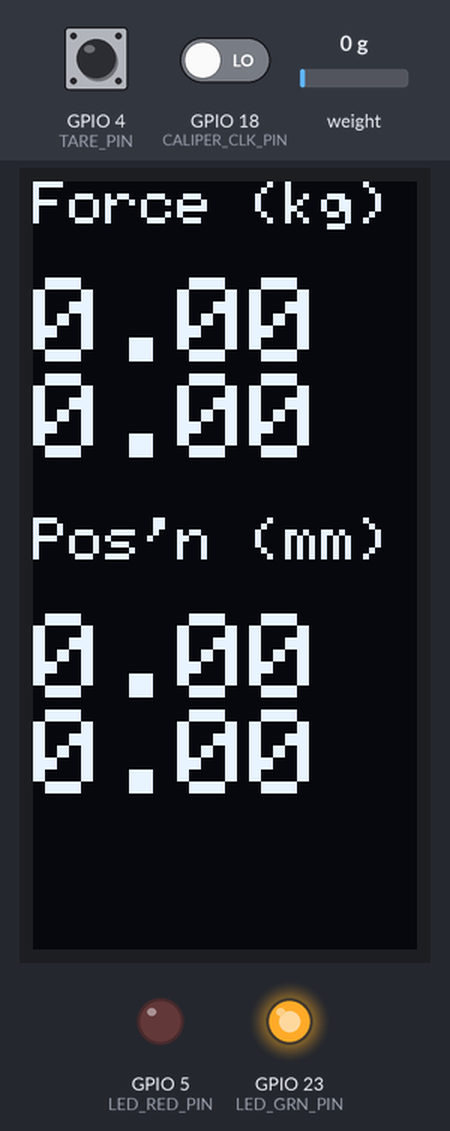
Bench run of a program on a simulated ESP32. On the bench: 64×128 one-colour display, output pins drawn as LEDs (lit = HIGH). The inputs (shaded band) are chosen by the test bench; at power-on: weight on the scale 0 g, GPIO 4 (TARE_PIN) HIGH, GPIO 18 (CALIPER_CLK_PIN) LOW. Nothing arrives over Bluetooth unless stated; a phone connects over Bluetooth LE 3 s after start; what the program prints to the serial monitor is not drawn.

Above: at 2.2 s.
2.3 s: weight on the scale set to 100 g
At 3.6 s:
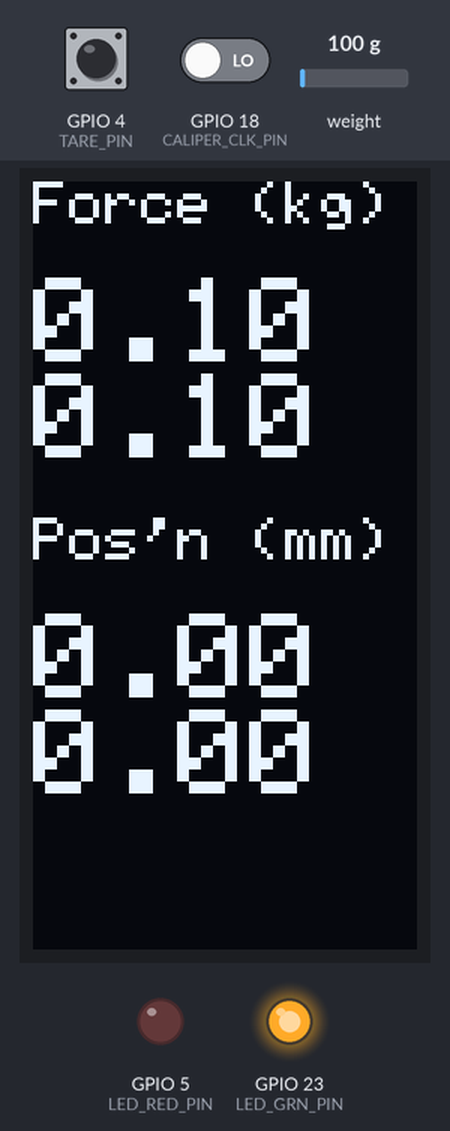
3.9 s: weight on the scale set to 1250 g
At 5.1 s:
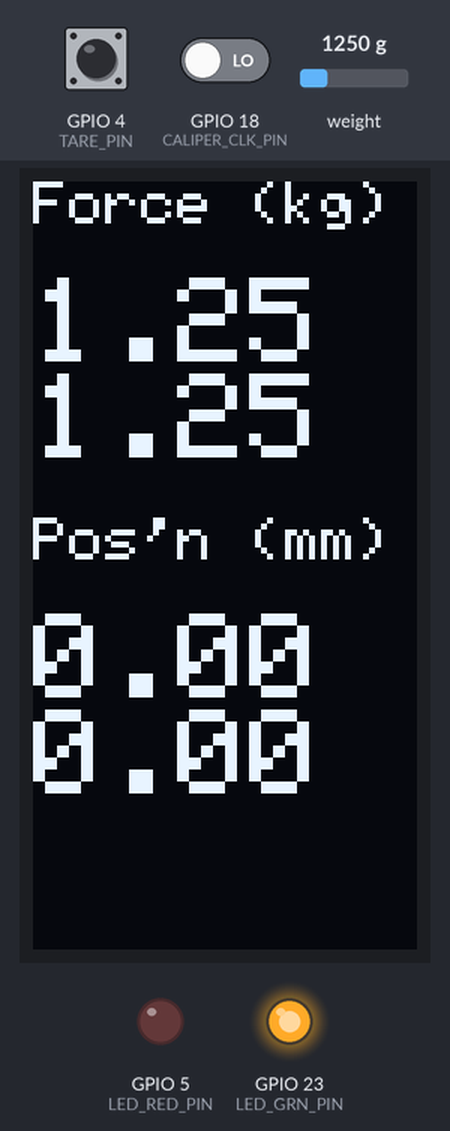
5.5 s: weight on the scale set to 2500 g
At 6.3 s:
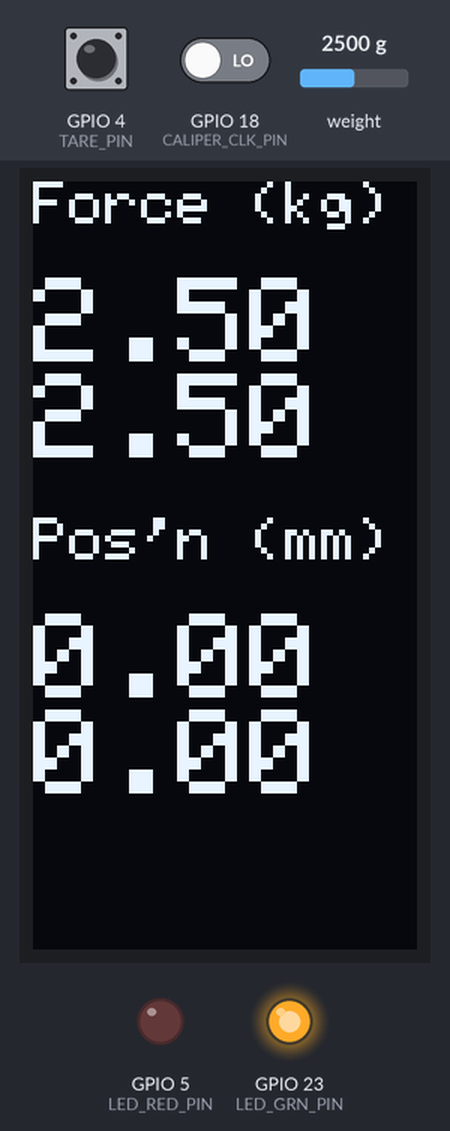
Timing chart, 0 to 8.5 s (numbered marks = the images above; inputs shaded):
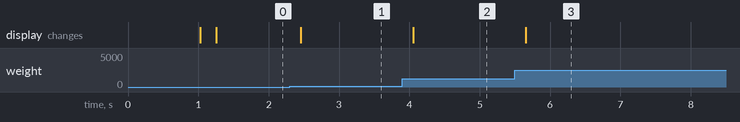

The program:

main.cpp
```cpp
#include <Adafruit_GFX.h>
#include <Adafruit_SSD1306.h>
#include <HX711.h>
#include <BLEDevice.h>
#include <BLEServer.h>
#include <BLEUtils.h>
#include <BLE2902.h>
#include <Wire.h>

// HX711 circuit wiring
const int LOADCELL_DOUT_PIN = 17;
const int LOADCELL_SCK_PIN = 16;

// Caliper wiring
const int CALIPER_CLK_PIN = 18;
const int CALIPER_DATA_PIN = 19;

HX711 scale;

// Variables to accumulate the bits
volatile uint32_t word1_temp = 0;
volatile uint8_t bit_count = 0;
volatile unsigned long last_bit_time = 0;

// Variables to store the full words for processing
volatile uint32_t word1 = 0;
volatile bool data_ready = false;

// Current caliper value
float scale_val = 0;
float scale_val_max = -1000;
float caliper_val = 0;
float caliper_val_max = -1000;

const float CALIPER_FACTOR = 57300 / 0.546;

hw_timer_t *my_timer = NULL;
volatile bool read_value = false;
const uint64_t step_us = 100000;
uint64_t cur_us = 0;

#define SCREEN_WIDTH 128 // OLED display width, in pixels
#define SCREEN_HEIGHT 64 // OLED display height, in pixels

// Declaration for an SSD1306 display connected to I2C (SDA, SCL pins)
#define OLED_RESET -1 // Reset pin # (or -1 if sharing Arduino reset pin)
#define SCREEN_ADDRESS 0x3C ///< See datasheet for Address; 0x3D for 128x64, 0x3C for 128x32
Adafruit_SSD1306 display(SCREEN_WIDTH, SCREEN_HEIGHT, &Wire, OLED_RESET);

// LED wiring
const int LED_GRN_PIN = 23;
const int LED_RED_PIN = 5;

// Scale tare
const int TARE_PIN = 4;
volatile bool tare_needed = false;

// BLE Server, Service, and Characteristic
BLEServer *pServer = NULL;
BLEService *pService = NULL;
BLECharacteristic *pCharacteristic = NULL;

// UUIDs for BLE service and characteristic
#define SERVICE_UUID "6e400001-b5a3-f393-e0a9-e50e24dcca9e"
#define CHARACTERISTIC_UUID "6e400002-b5a3-f393-e0a9-e50e24dcca9e"

void IRAM_ATTR onTimer() {
  cur_us += step_us;
  read_value = true;
}

// Interrupt service routine to read CALIPER_DATA_PIN
void IRAM_ATTR readCaliperData() {
  unsigned long current_time = millis();
  if (digitalRead(CALIPER_CLK_PIN)) return;
  if (current_time - last_bit_time > 10) {
    word1_temp = 0;
    bit_count = 0;
  }
  last_bit_time = current_time;
  uint8_t bit = digitalRead(CALIPER_DATA_PIN) ? 0 : 1;
  word1_temp |= (bit << bit_count);
  bit_count++;
  if (bit_count >= 24) {
    word1 = word1_temp;
    word1_temp = 0;
    bit_count = 0;
    data_ready = true;
  }
}

void IRAM_ATTR tareScale() {
  tare_needed = true;
}

void setup() {
  Serial.begin(115200);

  digitalWrite(LED_GRN_PIN, 1);
  digitalWrite(LED_RED_PIN, 0);

  pinMode(LED_GRN_PIN, OUTPUT);
  pinMode(LED_RED_PIN, OUTPUT);

  scale.begin(LOADCELL_DOUT_PIN, LOADCELL_SCK_PIN);
  scale.set_scale(CALIPER_FACTOR);
  scale.tare();

  pinMode(CALIPER_CLK_PIN, INPUT);
  pinMode(CALIPER_DATA_PIN, INPUT);

  attachInterrupt(digitalPinToInterrupt(CALIPER_CLK_PIN), readCaliperData, FALLING);
  pinMode(TARE_PIN, INPUT_PULLUP);
  attachInterrupt(digitalPinToInterrupt(TARE_PIN), tareScale, FALLING);

  if (!display.begin(SSD1306_SWITCHCAPVCC, SCREEN_ADDRESS)) {
    Serial.println(F("SSD1306 allocation failed"));
    for (;;);
  }

  display.clearDisplay();

  my_timer = timerBegin(0, 80, true);
  timerAttachInterrupt(my_timer, &onTimer, true);
  timerAlarmWrite(my_timer, step_us, true);
  timerAlarmEnable(my_timer);

  // Initialize BLE
  BLEDevice::init("ESP32_Tamper");
  pServer = BLEDevice::createServer();
  pService = pServer->createService(SERVICE_UUID);
  pCharacteristic = pService->createCharacteristic(
                      CHARACTERISTIC_UUID,
                      BLECharacteristic::PROPERTY_READ |
                      BLECharacteristic::PROPERTY_NOTIFY |
                      BLECharacteristic::PROPERTY_INDICATE
                    );

  pCharacteristic->addDescriptor(new BLE2902());
  pService->start();

  BLEAdvertising *pAdvertising = BLEDevice::getAdvertising();
  pAdvertising->addServiceUUID(SERVICE_UUID);
  pAdvertising->setScanResponse(true);
  pAdvertising->setMinPreferred(0x06);  // Functions that help with iPhone connections
  pAdvertising->setMinPreferred(0x12);
  BLEDevice::startAdvertising();
  Serial.println("BLE service started");
}

void printValue(float value, int decimalPlaces) {
  float threshold = 0.5 / pow(10, decimalPlaces);
  if (value > -threshold && value < threshold) {
    value = 0.0;
  }
  display.print(value, decimalPlaces);
}

void loop() {
  if (read_value) {
    scale_val = scale.get_units();

    if (scale_val > scale_val_max) {
      scale_val_max = scale_val;
    }

    if (caliper_val > caliper_val_max) {
      caliper_val_max = caliper_val;
    }

    // Prepare data string
    String data = String(cur_us / 1000000., 1) + "," +
                  String(scale_val, 3) + "," +
                  String(caliper_val, 2);

    // Send data via BLE
    pCharacteristic->setValue(data.c_str());
    pCharacteristic->notify();

    // Update OLED display
    display.clearDisplay();
    display.setTextSize(1);
    display.setTextColor(WHITE);
    display.setCursor(0, 0);
    display.setRotation(1);

    display.println("Force (kg)");
    display.println("");
    display.setTextSize(2);
    printValue(scale_val, 2);
    display.println("");
    printValue(scale_val_max, 2);
    display.println("");
    display.setTextSize(1);
    display.println("");

    display.println("Pos'n (mm)");
    display.println("");
    display.setTextSize(2);
    printValue(caliper_val, 2);
    display.println("");
    printValue(caliper_val_max, 2);
    display.println("");
    display.setTextSize(1);
    display.println("");

    display.display();

    // Update LEDs
    if (scale_val > 30 / 2.2) {
      digitalWrite(LED_GRN_PIN, 0);
      digitalWrite(LED_RED_PIN, 1);
    } else {
      digitalWrite(LED_GRN_PIN, 1);
      digitalWrite(LED_RED_PIN, 0);
    }

    read_value = false;
  }

  if (data_ready) {
    caliper_val = (word1 & ~(15 << 20)) / 100.0;
    if (word1 & (1 << 20)) caliper_val = -caliper_val;
    data_ready = false;
  }

  if (tare_needed) {
    scale.tare();
    scale_val_max = -1000;
    caliper_val_max = -1000;
    tare_needed = false;
  }
}
```

Measured:
- after the input at 2.3 s, the display: changes after 0.16 s (image 1)
- after the input at 3.9 s, the display: changes after 0.16 s (image 2)
- after the input at 5.5 s, the display: changes after 0.16 s (image 3)
